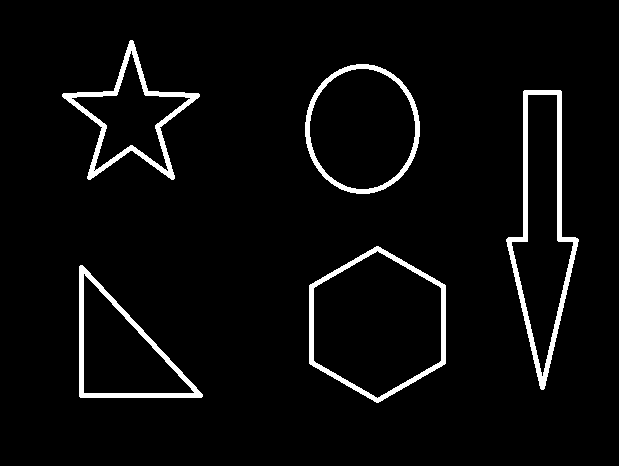
#> input picture image01/img/contours.png, 619 x 466 px
$ python contours.py   (older library calls are emulated)
#> lines starting #> are read from the running program, lines starting #| are printed output that depends on the picture; after the words box and inside, x2 and y2 are one past the last pixel; in counts of white or black regions, pixels touching at a corner belong together; long printed decimals are rounded
### image3/utils/method.py
import cv2


class Method:
    def cv_show(name, img):
        cv2.imshow(name, img)
        # 0表示按任意键终止
        cv2.waitKey(0)
        cv2.destroyAllWindows()

### image01/operation/contours.py
import cv2
import numpy as np
import matplotlib.pyplot as plt
from utils.method import Method as m

#读图片
img = cv2.imread("../img/contours.png")
#> img is the input picture: shape (466, 619, 3); 4.2% white; 5 white regions, box (x1, y1, x2, y2) and area: (506, 90, 579, 390) 3301, (62, 40, 200, 180) 2541, (309, 246, 446, 403) 2264, (79, 265, 203, 398) 2101, (305, 64, 420, 194) 1846
#灰度图
gray = cv2.cvtColor(img,cv2.COLOR_BGR2GRAY)
#> gray: shape (466, 619); 4.2% white; 5 white regions
#二值化
ret,thresh = cv2.threshold(gray,127,255,cv2.THRESH_BINARY)
# m.cv_show('thresh',thresh)

# 要先二值化才能得到丰富的轮廓
# contours 得到的返回值就是轮廓的信息
binary,contours,hierarchy = cv2.findContours(thresh,cv2.RETR_TREE,cv2.CHAIN_APPROX_NONE)
#> contours = 11 contours, 1 with area under 20; largest, box (x1, y1, x2, y2) and area: (309, 246, 446, 403) 15986, (313, 250, 442, 399) 14136, (305, 64, 420, 194) 11560, (506, 90, 579, 390) 11396, (309, 68, 416, 190) 10048

#返回的是二值图像
m.cv_show('binary',binary)
# m.cv_show('contours',contours)
# print(np.array(contours).shape)

#绘制轮廓
#传入绘制图像，轮廓，轮廓索引，颜色模式，线条厚度
draw_img = img.copy()
res = cv2.drawContours(draw_img,contours,-1,(0,0,255),2)
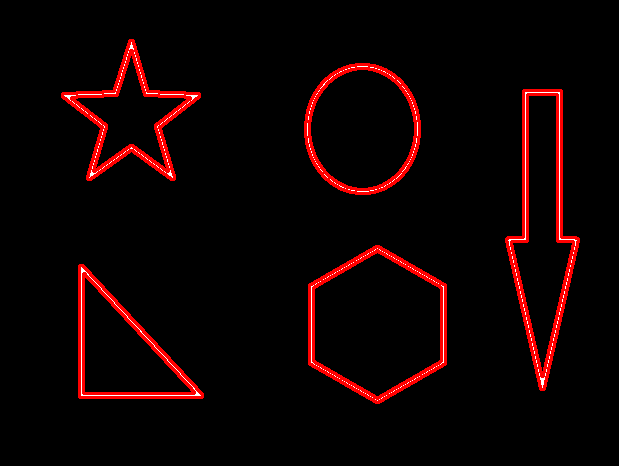
#> res: shape (466, 619, 3); mean B, G, R 1.7, 1.7, 15.7
res = np.hstack((img,res))
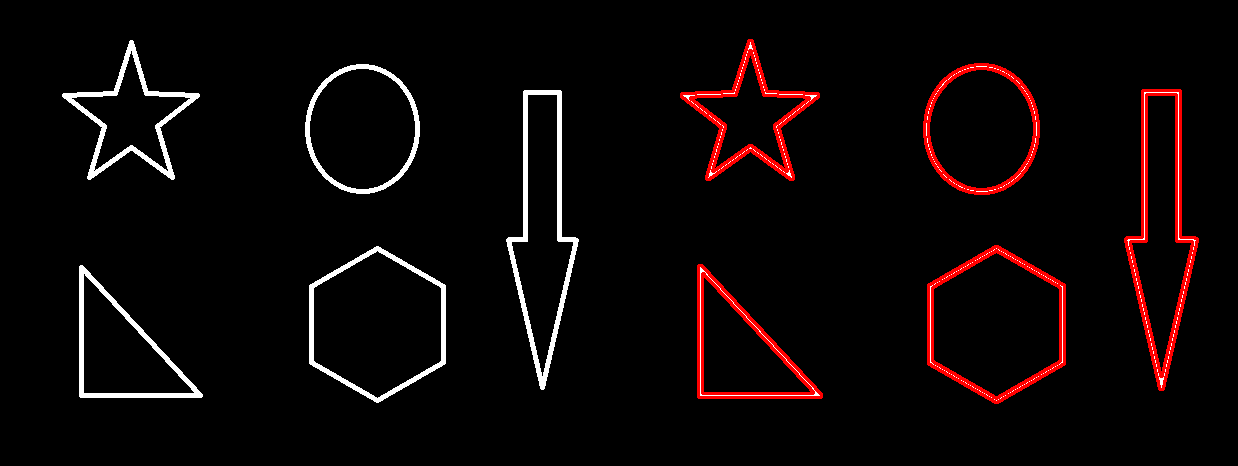
#> res: shape (466, 1238, 3); mean B, G, R 6.2, 6.2, 13.2
cv2.namedWindow('res', cv2.WINDOW_NORMAL)
m.cv_show('res',res)

draw_img = img.copy()
res = cv2.drawContours(draw_img,contours,0,(0,0,255),2)
#> res: shape (466, 619, 3)
res = np.hstack((img,res))
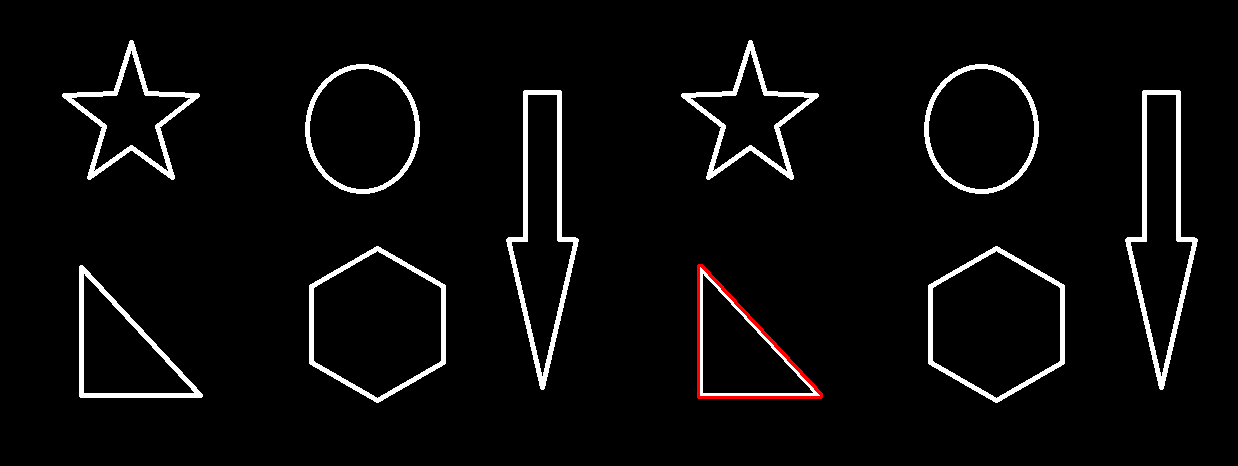
#> res: shape (466, 1238, 3); mean B, G, R 10.3, 10.3, 10.9
cv2.namedWindow('res', cv2.WINDOW_NORMAL)
m.cv_show('res',res)

# 轮廓特征
cnt = contours[0]
#> cnt = contour of 387 points, box (x1, y1, x2, y2) (79, 265, 203, 398), area 8500
#面积
print(cv2.contourArea(cnt))
#| 8500.5
#周长，True表示闭合的
print(cv2.arcLength(cnt,True))
#| 437.948

#轮廓近似

img = cv2.imread('../img/contours2.png')
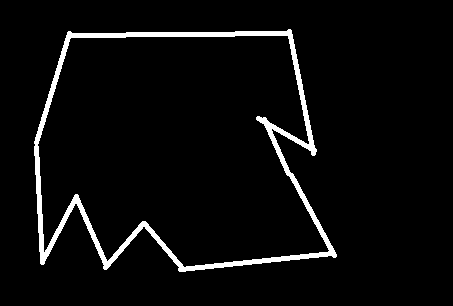
#> input picture image01/img/contours2.png, 453 x 306 px
#> img is the input picture: shape (306, 453, 3); 4.3% white; 1 white region, box (x1, y1, x2, y2) and area: (34, 29, 337, 272) 6022

gray = cv2.cvtColor(img, cv2.COLOR_BGR2GRAY)
#> gray: shape (306, 453); 4.3% white; 1 white region
ret,thresh = cv2.threshold(gray,127,255,cv2.THRESH_BINARY)
binary,contours,hierarchy = cv2.findContours(thresh,cv2.RETR_TREE,cv2.CHAIN_APPROX_NONE)
#> contours = 2 contours; box (x1, y1, x2, y2) and area: (34, 29, 337, 272) 57436, (37, 35, 330, 268) 52526
cnt = contours[0]
#> cnt = contour of 1133 points, box (x1, y1, x2, y2) (34, 29, 337, 272), area 57436

draw_img = img.copy()
res = cv2.drawContours(draw_img,[cnt],-1,(0,0,255),2)
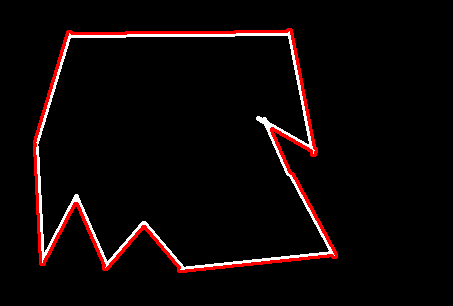
#> res: shape (306, 453, 3); mean B, G, R 6.3, 6.3, 13.8
m.cv_show('res',res)

epsilon = 0.1*cv2.arcLength(cnt,True)
#> epsilon = 126.6
approx = cv2.approxPolyDP(cnt,epsilon,True)
#> approx = [[291, 30], [68, 31], [40, 263], [335, 257]]

#已经得到近似轮廓，需要重新描绘
draw_img = img.copy()
res = cv2.drawContours(draw_img,[approx],-1,(0,0,255),2)
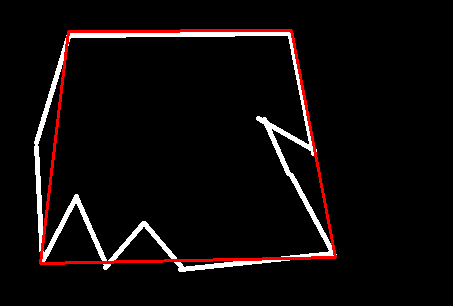
#> res: shape (306, 453, 3); mean B, G, R 9.6, 9.6, 15
m.cv_show('res',res)
